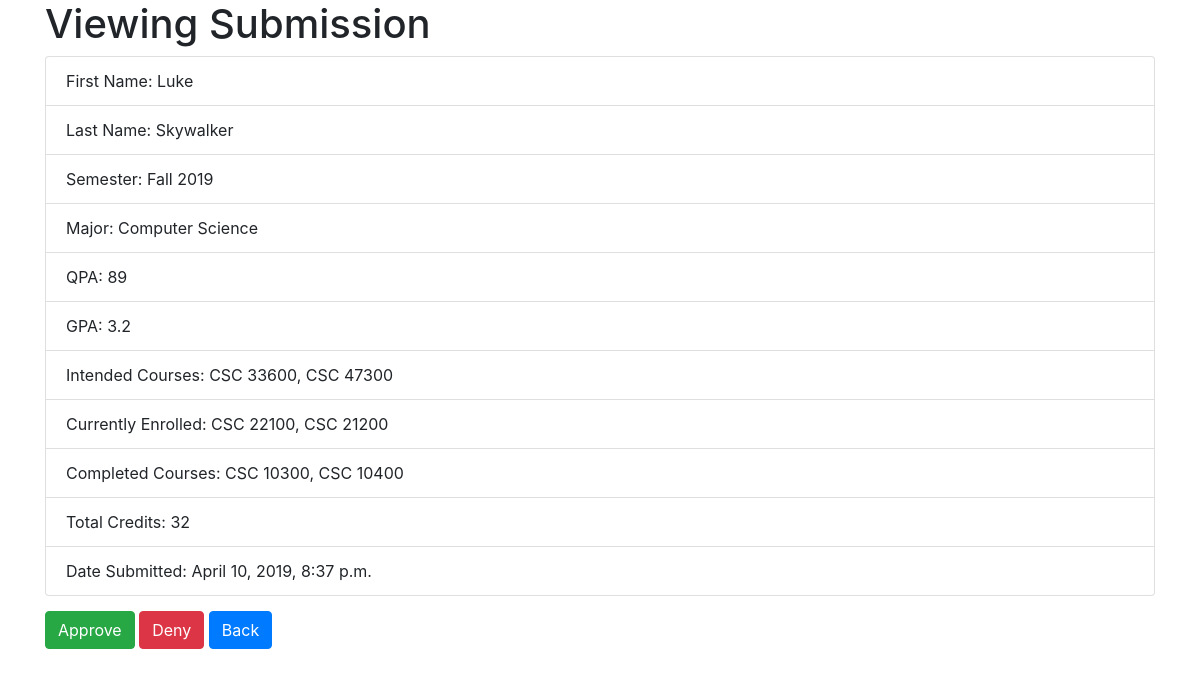
The page /advising/view_faculty/ (signed in) on the database its author committed.
### users/models.py (models this page shows)
class CustomUser(AbstractUser):
    CHOICES = ((0, 'Student'), (1, 'Faculty'), (2, 'Crystal'))
    user_type = models.IntegerField(choices=CHOICES, default = 2)
    EMPLID = models.CharField(default='', max_length=8, unique=True)
    first_name = models.CharField(default='', max_length=100)
    last_name = models.CharField(default='', max_length=100)
    was_denied = models.BooleanField(default = False)

### advising/models.py (models this page shows)
class Advising(models.Model):
    semester = models.CharField("Semester", max_length = 100,choices=semesters)
    major = models.CharField("Major", max_length = 100,choices=majors)
    QPA = models.CharField("QPA", max_length=100)
    GPA = models.CharField("GPA", max_length=100)
    intended_courses = models.TextField("Intended Courses")
    currently_enrolled = models.TextField("Currently Enrolled")
    completed_courses = models.TextField("Completed Courses")
    total_credits = models.PositiveIntegerField("Total Credits", default = 0)
    date_submitted = models.DateTimeField("Date Submitted", default=timezone.now)
    author = models.CharField("Author EMPLID", max_length=100, unique=True)
    status = models.IntegerField("Status", default = 0)

### advising/views.py (the view)
# urls.py: path('view_faculty/', views.view_advising_faculty, name='view_advising_faculty'),
def view_advising_faculty(request):
    a_form = Advising.objects.get(pk = request.session['selected_id'])
    f_name = CustomUser.objects.get(EMPLID = a_form.author).first_name
    l_name = CustomUser.objects.get(EMPLID = a_form.author).last_name
    return render(request, 'view_advising_faculty.html', {
    'f_name' : f_name,
    'l_name' : l_name,
    'semester' : a_form.semester,
    'major' : a_form.major,
    'QPA' : a_form.QPA,
    'GPA' : a_form.GPA,
    'intended_courses' : a_form.intended_courses,
    'currently_enrolled' : a_form.currently_enrolled,
    'completed_courses' : a_form.completed_courses,
    'total_credits' : a_form.total_credits,
    'date_submitted' : a_form.date_submitted,
    })

### templates/view_advising_faculty.html
{% extends 'base.html' %}
    {% block content %}
<div class='container'>
  <h1>Viewing Submission</h1>
  <ul class='list-group'>
    <li class="list-group-item">First Name: {{ f_name }}</li>
    <li class="list-group-item">Last Name: {{ l_name }}</li>
    <li class="list-group-item">Semester: {{ semester }}</li>
    <li class="list-group-item">Major: {{ major }}</li>
    <li class="list-group-item">QPA: {{ QPA }}</li>
    <li class="list-group-item">GPA: {{ GPA }}</li>
    <li class="list-group-item">Intended Courses: {{ intended_courses }}</li>
    <li class="list-group-item">Currently Enrolled: {{ currently_enrolled }}</li>
    <li class="list-group-item">Completed Courses: {{ completed_courses }}</li>
    <li class="list-group-item">Total Credits: {{ total_credits }}</li>
    <li class="list-group-item">Date Submitted: {{ date_submitted }}</li>
  </ul>
</div>
<div class='container' style='padding: 15px'>
  <a href={% url 'confirm_approve' %} class='btn btn-success'>Approve</a>
  <a href={% url 'confirm_deny' %} class='btn btn-danger'>Deny</a>
  <a href={% url 'select_advising' %} class='btn btn-primary'>Back</a>
</div>
{% endblock %}

### rows shown on the page
CustomUser: first_name "Luke", last_name "Skywalker"
Advising: semester "Fall 2019", major "Computer Science", QPA "89", GPA "3.2", intended_courses "CSC 33600, CSC 47300", currently_enrolled "CSC 22100, CSC 21200", completed_courses "CSC 10300, CSC 10400", date_submitted "April 10, 2019, 8:37 p.m."

### other values the page prints
{{ total_credits }} "32"
